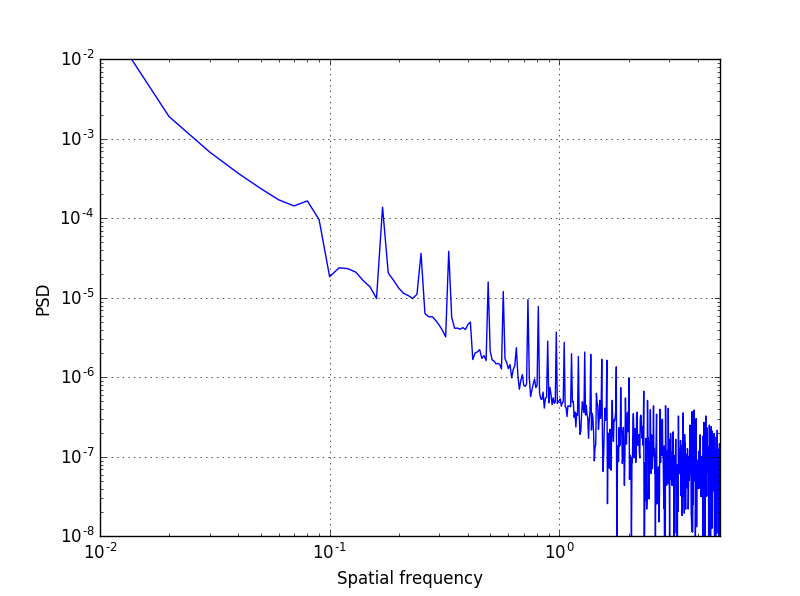

This figure's Python source:
import pylab as plt
from roadprofile import *
from scipy.signal import periodogram
testprofile = RoadProfile()
profile = testprofile.get_profile_by_class("A",100,0.1)
plt.loglog(*periodogram(profile,fs=10))
plt.xlabel("Spatial frequency")
plt.ylabel("PSD")
plt.grid("on")
plt.ylim([1E-8,0.01])
plt.xlim([0.01,5])
plt.show()
